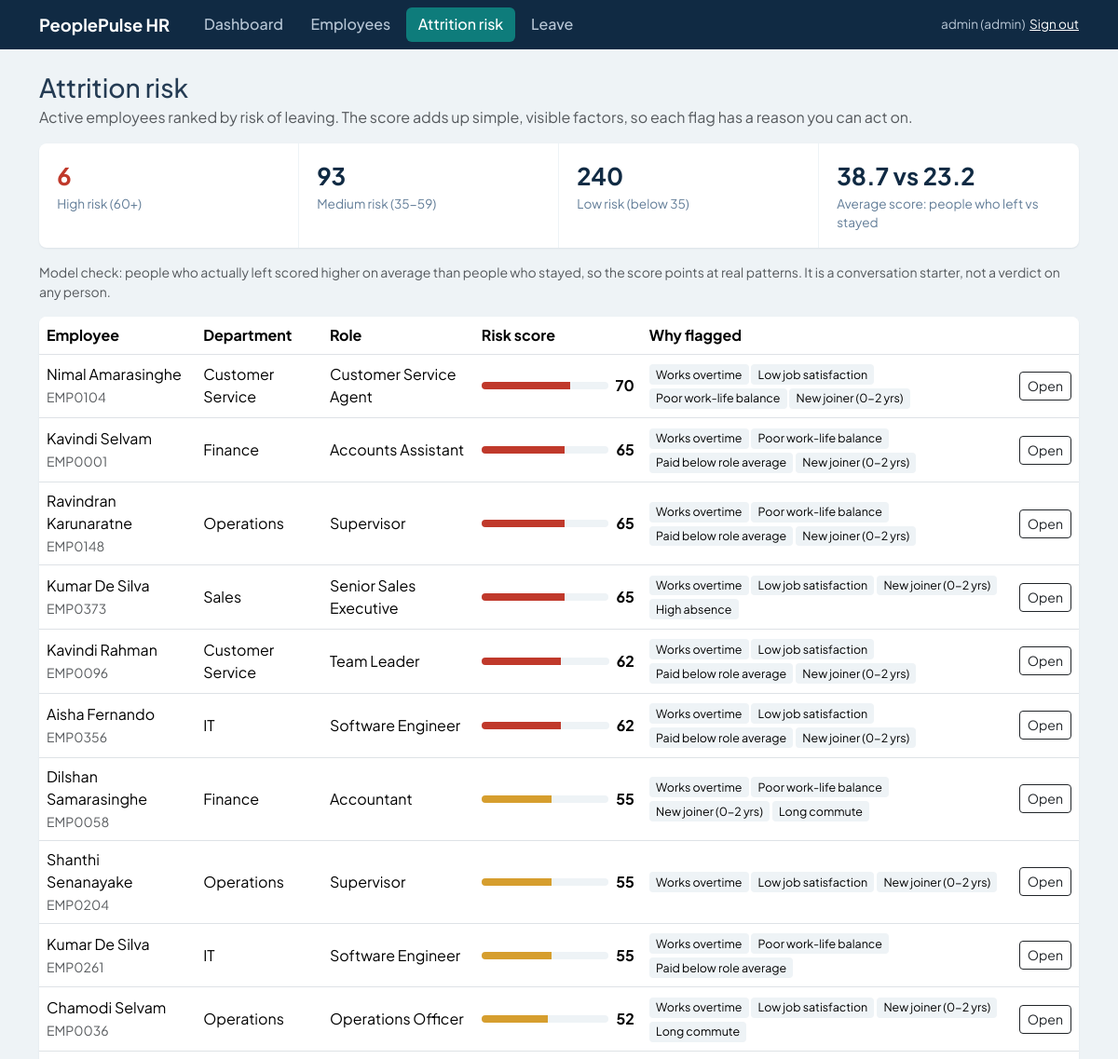
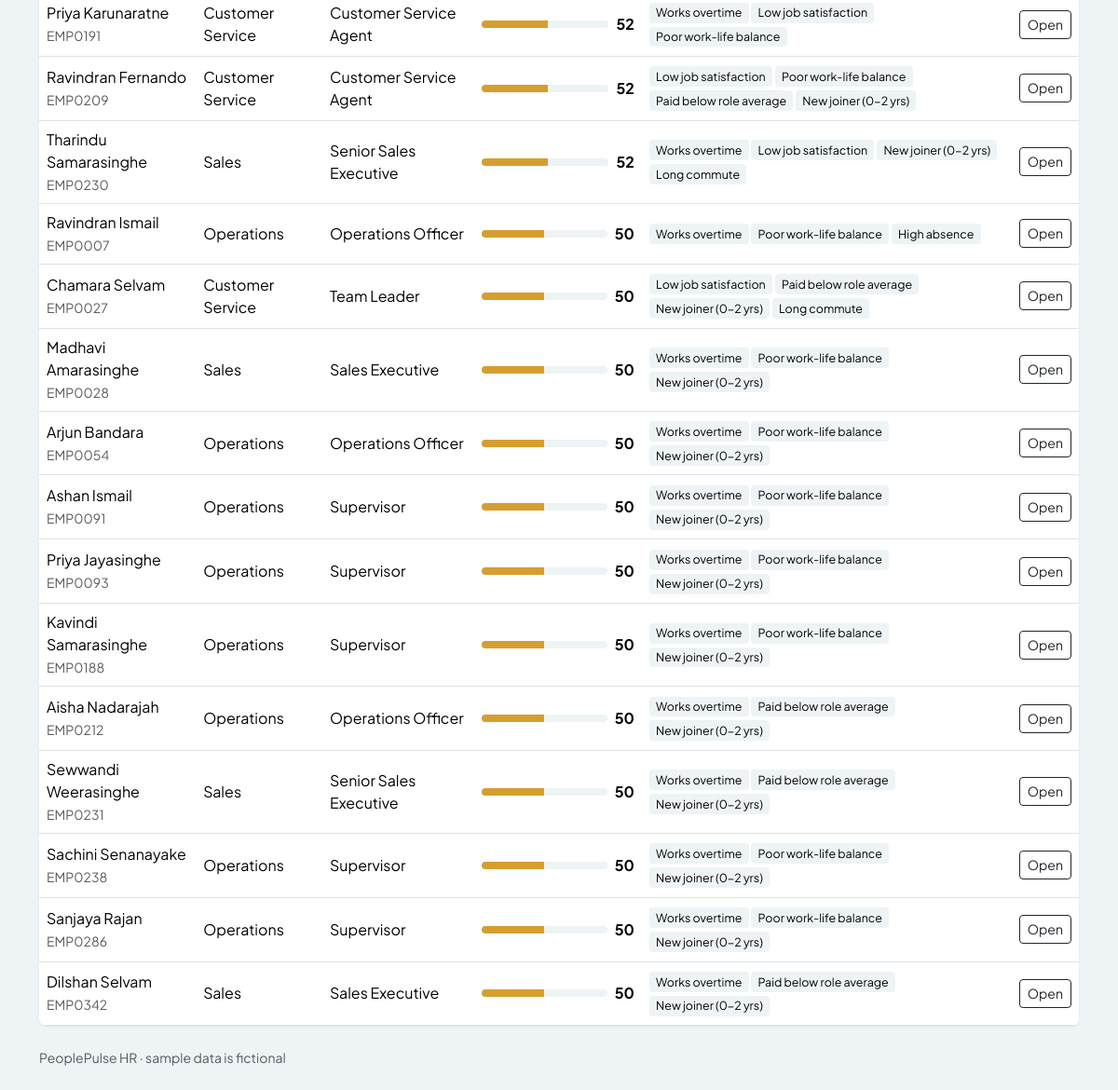
Screenshot of /index.php?c=risk&a=index (signed in) with the database file from the repository (2 pictures, top to bottom).
### tables this page shows
CREATE TABLE employees (
 id INT AUTO_INCREMENT PRIMARY KEY, emp_code VARCHAR(20) NOT NULL UNIQUE, full_name VARCHAR(100) NOT NULL,
 gender ENUM('Male','Female') NOT NULL, age TINYINT UNSIGNED NOT NULL, email VARCHAR(120) NOT NULL,
 department_id INT NOT NULL, job_role VARCHAR(80) NOT NULL, hire_date DATE NOT NULL,
 monthly_income INT NOT NULL, years_at_company TINYINT UNSIGNED NOT NULL,
 overtime ENUM('Yes','No') NOT NULL, job_satisfaction TINYINT NOT NULL, work_life_balance TINYINT NOT NULL,
 performance_rating TINYINT NOT NULL, distance_from_home SMALLINT NOT NULL, absent_days SMALLINT NOT NULL,
 training_hours SMALLINT NOT NULL, attrition ENUM('Yes','No') NOT NULL DEFAULT 'No',
 FOREIGN KEY (department_id) REFERENCES departments(id), KEY idx_attrition (attrition));

CREATE TABLE departments (id INT AUTO_INCREMENT PRIMARY KEY, name VARCHAR(60) NOT NULL UNIQUE);

### core/Controller.php (called while the page is built, shortened)
<?php
class Controller {
    protected function view($name, $data = []) {
        extract($data);
        require ROOT . '/views/layout/header.php';
        require ROOT . '/views/' . $name . '.php';
        require ROOT . '/views/layout/footer.php';
    }
}

### controllers/RiskController.php (called while the page is built, shortened)
<?php
class RiskController extends Controller {
    public function index() {
        $all = RiskModel::all();
        $active = array_values(array_filter($all, function ($r) { return $r['attrition'] === 'No'; }));
        usort($active, function ($a, $b) { return $b['score'] <=> $a['score']; });
        $count = ['High' => 0, 'Medium' => 0, 'Low' => 0];
        foreach ($active as $r) $count[$r['level']]++;
        $avg = function ($flag) use ($all) {
            $s = array_column(array_filter($all, function ($r) use ($flag) { return $r['attrition'] === $flag; }), 'score');
            return $s ? round(array_sum($s) / count($s), 1) : 0;
        };
        $this->view('risk/index', ['top' => array_slice($active, 0, 25), 'count' => $count, 'active' => count($active),
                                   'avgLeft' => $avg('Yes'), 'avgStayed' => $avg('No')]);
    }
}

### index.php (called while the page is built, shortened)
<?php
require ROOT . '/core/helpers.php';
require ROOT . '/core/Database.php';
require ROOT . '/core/Controller.php';
$a = $_GET['a'] ?? 'index';
$ctrl = new $class();
$ctrl->$a();

### core/helpers.php (called while the page is built, shortened)
<?php
function e($v) { return htmlspecialchars((string)$v, ENT_QUOTES, 'UTF-8'); }
function url($c = 'dashboard', $a = 'index', $p = []) {
    return BASE_URL . '/index.php?' . http_build_query(array_merge(['c' => $c, 'a' => $a], $p));
}

### core/Database.php (called while the page is built, shortened)
<?php
class Database {
    private static $pdo;
    public static function pdo() {
        if (!self::$pdo) {
            self::$pdo = new PDO('mysql:host=' . DB_HOST . ';dbname=' . DB_NAME . ';charset=utf8mb4', DB_USER, DB_PASS, [
                PDO::ATTR_ERRMODE => PDO::ERRMODE_EXCEPTION,
                PDO::ATTR_DEFAULT_FETCH_MODE => PDO::FETCH_ASSOC,
            ]);
        }
        return self::$pdo;
    }
    public static function run($sql, $p = []) { $s = self::pdo()->prepare($sql); $s->execute($p); return $s; }
    public static function all($sql, $p = []) { return self::run($sql, $p)->fetchAll(); }
}

### models/RiskModel.php (called while the page is built, shortened)
<?php
class RiskModel {
    public static function all() {
        $rows = Database::all("SELECT e.*, d.name AS department,
            (SELECT AVG(x.monthly_income) FROM employees x WHERE x.job_role = e.job_role) AS role_avg
            FROM employees e JOIN departments d ON d.id = e.department_id");
        return $rows;
    }
}

### views/risk/index.php (the view)
<h1 class="h3 mb-1">Attrition risk</h1>
<p class="text-muted">Active employees ranked by risk of leaving. The score adds up simple, visible factors, so each flag has a reason you can act on.</p>
<section class="kpis mb-3">
  <div><span class="warn"><?= (int)$count['High'] ?></span>High risk (60+)</div>
  <div><span><?= (int)$count['Medium'] ?></span>Medium risk (35-59)</div>
  <div><span><?= (int)$count['Low'] ?></span>Low risk (below 35)</div>
  <div><span><?= e($avgLeft) ?> vs <?= e($avgStayed) ?></span>Average score: people who left vs stayed</div>
</section>
<p class="small text-muted">Model check: people who actually left scored higher on average than people who stayed, so the score points at real patterns. It is a conversation starter, not a verdict on any person.</p>
<div class="table-responsive panel p-0">
<table class="table align-middle mb-0">
  <thead><tr><th>Employee</th><th>Department</th><th>Role</th><th style="width:180px">Risk score</th><th>Why flagged</th><th></th></tr></thead>
  <tbody>
  <?php foreach ($top as $r): ?>
    <tr>
      <td><?= e($r['full_name']) ?><br><small class="text-muted"><?= e($r['emp_code']) ?></small></td>
      <td><?= e($r['department']) ?></td><td><?= e($r['job_role']) ?></td>
      <td><div class="d-flex align-items-center gap-2"><div class="bar"><i class="lvl-<?= strtolower($r['level']) ?>" style="width:<?= (int)$r['score'] ?>%"></i></div><b><?= (int)$r['score'] ?></b></div></td>
      <td><?php foreach ($r['why'] as $w): ?><span class="tag"><?= e($w) ?></span> <?php endforeach; ?></td>
      <td><a class="btn btn-sm btn-outline-dark" href="<?= e(url('employees', 'form', ['id' => $r['id']])) ?>">Open</a></td>
    </tr>
  <?php endforeach; ?>
  </tbody>
</table></div>

### assets/style.css (style rules this page uses)
:root { --ink:#102A43;--teal:#0E7C7B;--mist:#EEF3F6;--amber:#D69E2E;--red:#C0392B;--text:#243B53 }
body { font-family:'Plus Jakarta Sans',system-ui,sans-serif;background:var(--mist);color:var(--text) }
.panel { background:#fff;border-radius:8px;padding:1.1rem;box-shadow:0 1px 2px rgba(16,42,67,.08) }
.kpis { display:flex;flex-wrap:wrap;background:#fff;border-radius:8px;box-shadow:0 1px 2px rgba(16,42,67,.08) }
.kpis>div { flex:1 1 170px;padding:1rem 1.2rem;border-right:1px solid var(--mist);font-size:.85rem;color:#627D98 }
.kpis>div:last-child { border-right:0 }
.kpis span { display:block;font-size:1.6rem;font-weight:700;color:var(--ink) }
.kpis span.warn { color:var(--red) }
.bar { flex:1;height:8px;background:var(--mist);border-radius:4px;overflow:hidden }
.bar i { display:block;height:100% }
.lvl-high { background:var(--red) }
.lvl-medium { background:var(--amber) }
.tag { display:inline-block;background:var(--mist);border-radius:4px;padding:.1rem .45rem;font-size:.78rem;margin:.1rem 0 }

### rows the page displays
employees: full_name "Nimal Amarasinghe", emp_code "EMP0104", department.name "Customer Service", job_role "Customer Service Agent", score "70", w "Works overtime", w "Low job satisfaction", w "Poor work-life balance", w "New joiner (0-2 yrs)"
employees: full_name "Kavindi Selvam", emp_code "EMP0001", department.name "Finance", job_role "Accounts Assistant", score "65", w "Works overtime", w "Poor work-life balance", w "Paid below role average", w "New joiner (0-2 yrs)"
employees: full_name "Ravindran Karunaratne", emp_code "EMP0148", department.name "Operations", job_role "Supervisor", score "65", w "Works overtime", w "Poor work-life balance", w "Paid below role average", w "New joiner (0-2 yrs)"
employees: full_name "Kumar De Silva", emp_code "EMP0373", department.name "Sales", job_role "Senior Sales Executive", score "65", w "Works overtime", w "Low job satisfaction", w "New joiner (0-2 yrs)", w "High absence"
employees: full_name "Kavindi Rahman", emp_code "EMP0096", department.name "Customer Service", job_role "Team Leader", score "62", w "Works overtime", w "Low job satisfaction", w "Paid below role average", w "New joiner (0-2 yrs)"
employees: full_name "Aisha Fernando", emp_code "EMP0356", department.name "IT", job_role "Software Engineer", score "62", w "Works overtime", w "Low job satisfaction", w "Paid below role average", w "New joiner (0-2 yrs)"
employees: full_name "Dilshan Samarasinghe", emp_code "EMP0058", department.name "Finance", job_role "Accountant", score "55", w "Works overtime", w "Poor work-life balance", w "New joiner (0-2 yrs)", w "Long commute"
employees: full_name "Shanthi Senanayake", emp_code "EMP0204", department.name "Operations", job_role "Supervisor", score "55", w "Works overtime", w "Low job satisfaction", w "New joiner (0-2 yrs)"
employees: full_name "Kumar De Silva", emp_code "EMP0261", department.name "IT", job_role "Software Engineer", score "55", w "Works overtime", w "Poor work-life balance", w "Paid below role average"
employees: full_name "Chamodi Selvam", emp_code "EMP0036", department.name "Operations", job_role "Operations Officer", score "52", w "Works overtime", w "Low job satisfaction", w "New joiner (0-2 yrs)", w "Long commute"
employees: full_name "Priya Karunaratne", emp_code "EMP0191", department.name "Customer Service", job_role "Customer Service Agent", score "52", w "Works overtime", w "Low job satisfaction", w "Poor work-life balance"
employees: full_name "Ravindran Fernando", emp_code "EMP0209", department.name "Customer Service", job_role "Customer Service Agent", score "52", w "Low job satisfaction", w "Poor work-life balance", w "Paid below role average", w "New joiner (0-2 yrs)"
employees: full_name "Tharindu Samarasinghe", emp_code "EMP0230", department.name "Sales", job_role "Senior Sales Executive", score "52", w "Works overtime", w "Low job satisfaction", w "New joiner (0-2 yrs)", w "Long commute"
employees: full_name "Ravindran Ismail", emp_code "EMP0007", department.name "Operations", job_role "Operations Officer", score "50", w "Works overtime", w "Poor work-life balance", w "High absence"
employees: full_name "Chamara Selvam", emp_code "EMP0027", department.name "Customer Service", job_role "Team Leader", score "50", w "Low job satisfaction", w "Paid below role average", w "New joiner (0-2 yrs)", w "Long commute"
employees: full_name "Madhavi Amarasinghe", emp_code "EMP0028", department.name "Sales", job_role "Sales Executive", score "50", w "Works overtime", w "Poor work-life balance", w "New joiner (0-2 yrs)"
employees: full_name "Arjun Bandara", emp_code "EMP0054", department.name "Operations", job_role "Operations Officer", score "50", w "Works overtime", w "Poor work-life balance", w "New joiner (0-2 yrs)"
employees: full_name "Ashan Ismail", emp_code "EMP0091", department.name "Operations", job_role "Supervisor", score "50", w "Works overtime", w "Poor work-life balance", w "New joiner (0-2 yrs)"
employees: full_name "Priya Jayasinghe", emp_code "EMP0093", department.name "Operations", job_role "Supervisor", score "50", w "Works overtime", w "Poor work-life balance", w "New joiner (0-2 yrs)"
employees: full_name "Kavindi Samarasinghe", emp_code "EMP0188", department.name "Operations", job_role "Supervisor", score "50", w "Works overtime", w "Poor work-life balance", w "New joiner (0-2 yrs)"
employees: full_name "Aisha Nadarajah", emp_code "EMP0212", department.name "Operations", job_role "Operations Officer", score "50", w "Works overtime", w "Paid below role average", w "New joiner (0-2 yrs)"
employees: full_name "Sewwandi Weerasinghe", emp_code "EMP0231", department.name "Sales", job_role "Senior Sales Executive", score "50", w "Works overtime", w "Paid below role average", w "New joiner (0-2 yrs)"
employees: full_name "Sachini Senanayake", emp_code "EMP0238", department.name "Operations", job_role "Supervisor", score "50", w "Works overtime", w "Poor work-life balance", w "New joiner (0-2 yrs)"
employees: full_name "Sanjaya Rajan", emp_code "EMP0286", department.name "Operations", job_role "Supervisor", score "50", w "Works overtime", w "Poor work-life balance", w "New joiner (0-2 yrs)"
employees: full_name "Dilshan Selvam", emp_code "EMP0342", department.name "Sales", job_role "Sales Executive", score "50", w "Works overtime", w "Paid below role average", w "New joiner (0-2 yrs)"

### other values shown
$user['username'] "admin"
$role "admin"
$count['High'] "6"
$count['Medium'] "93"
$count['Low'] "240"
$avgLeft "38.7"
$avgStayed "23.2"
